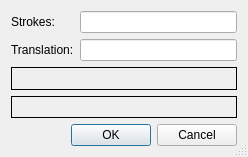
<?xml version="1.0" encoding="UTF-8"?>
<ui version="4.0">
 <class>AddTranslation</class>
 <widget class="QDialog" name="AddTranslation">
  <property name="geometry">
   <rect>
    <x>0</x>
    <y>0</y>
    <width>248</width>
    <height>157</height>
   </rect>
  </property>
  <property name="sizePolicy">
   <sizepolicy hsizetype="MinimumExpanding" vsizetype="MinimumExpanding">
    <horstretch>0</horstretch>
    <verstretch>0</verstretch>
   </sizepolicy>
  </property>
  <property name="windowTitle">
   <string>Plover: Add Translation</string>
  </property>
  <property name="sizeGripEnabled">
   <bool>true</bool>
  </property>
  <layout class="QVBoxLayout" name="verticalLayout">
   <item>
    <layout class="QFormLayout" name="formLayout">
     <item row="0" column="0">
      <widget class="QLabel" name="label">
       <property name="sizePolicy">
        <sizepolicy hsizetype="Minimum" vsizetype="Minimum">
         <horstretch>0</horstretch>
         <verstretch>0</verstretch>
        </sizepolicy>
       </property>
       <property name="text">
        <string>Strokes:</string>
       </property>
      </widget>
     </item>
     <item row="0" column="1">
      <widget class="QLineEdit" name="strokes">
       <property name="sizePolicy">
        <sizepolicy hsizetype="MinimumExpanding" vsizetype="Minimum">
         <horstretch>0</horstretch>
         <verstretch>0</verstretch>
        </sizepolicy>
       </property>
      </widget>
     </item>
     <item row="1" column="0">
      <widget class="QLabel" name="label_2">
       <property name="sizePolicy">
        <sizepolicy hsizetype="Minimum" vsizetype="Minimum">
         <horstretch>0</horstretch>
         <verstretch>0</verstretch>
        </sizepolicy>
       </property>
       <property name="text">
        <string>Translation:</string>
       </property>
      </widget>
     </item>
     <item row="1" column="1">
      <widget class="QLineEdit" name="translation">
       <property name="sizePolicy">
        <sizepolicy hsizetype="MinimumExpanding" vsizetype="Minimum">
         <horstretch>0</horstretch>
         <verstretch>0</verstretch>
        </sizepolicy>
       </property>
      </widget>
     </item>
    </layout>
   </item>
   <item>
    <widget class="QLabel" name="strokes_info">
     <property name="sizePolicy">
      <sizepolicy hsizetype="MinimumExpanding" vsizetype="MinimumExpanding">
       <horstretch>0</horstretch>
       <verstretch>0</verstretch>
      </sizepolicy>
     </property>
     <property name="frameShape">
      <enum>QFrame::Box</enum>
     </property>
     <property name="text">
      <string/>
     </property>
     <property name="wordWrap">
      <bool>true</bool>
     </property>
     <property name="textInteractionFlags">
      <set>Qt::LinksAccessibleByMouse|Qt::TextSelectableByMouse</set>
     </property>
    </widget>
   </item>
   <item>
    <widget class="QLabel" name="translation_info">
     <property name="sizePolicy">
      <sizepolicy hsizetype="MinimumExpanding" vsizetype="MinimumExpanding">
       <horstretch>0</horstretch>
       <verstretch>0</verstretch>
      </sizepolicy>
     </property>
     <property name="frameShape">
      <enum>QFrame::Box</enum>
     </property>
     <property name="text">
      <string/>
     </property>
     <property name="wordWrap">
      <bool>true</bool>
     </property>
     <property name="textInteractionFlags">
      <set>Qt::LinksAccessibleByMouse|Qt::TextSelectableByMouse</set>
     </property>
    </widget>
   </item>
   <item>
    <widget class="QDialogButtonBox" name="buttonBox">
     <property name="orientation">
      <enum>Qt::Horizontal</enum>
     </property>
     <property name="standardButtons">
      <set>QDialogButtonBox::Cancel|QDialogButtonBox::Ok</set>
     </property>
    </widget>
   </item>
  </layout>
 </widget>
 <resources/>
 <connections>
  <connection>
   <sender>buttonBox</sender>
   <signal>accepted()</signal>
   <receiver>AddTranslation</receiver>
   <slot>accept()</slot>
   <hints>
    <hint type="sourcelabel">
     <x>248</x>
     <y>254</y>
    </hint>
    <hint type="destinationlabel">
     <x>157</x>
     <y>274</y>
    </hint>
   </hints>
  </connection>
  <connection>
   <sender>buttonBox</sender>
   <signal>rejected()</signal>
   <receiver>AddTranslation</receiver>
   <slot>reject()</slot>
   <hints>
    <hint type="sourcelabel">
     <x>316</x>
     <y>260</y>
    </hint>
    <hint type="destinationlabel">
     <x>286</x>
     <y>274</y>
    </hint>
   </hints>
  </connection>
  <connection>
   <sender>strokes</sender>
   <signal>textEdited(QString)</signal>
   <receiver>AddTranslation</receiver>
   <slot>on_strokes_edited(QString)</slot>
   <hints>
    <hint type="sourcelabel">
     <x>210</x>
     <y>21</y>
    </hint>
    <hint type="destinationlabel">
     <x>168</x>
     <y>98</y>
    </hint>
   </hints>
  </connection>
  <connection>
   <sender>translation</sender>
   <signal>textEdited(QString)</signal>
   <receiver>AddTranslation</receiver>
   <slot>on_translation_edited(QString)</slot>
   <hints>
    <hint type="sourcelabel">
     <x>210</x>
     <y>49</y>
    </hint>
    <hint type="destinationlabel">
     <x>168</x>
     <y>98</y>
    </hint>
   </hints>
  </connection>
 </connections>
 <slots>
  <slot>on_strokes_edited(QString)</slot>
  <slot>on_translation_edited(QString)</slot>
 </slots>
</ui>
